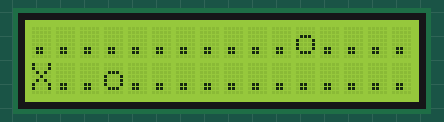
Recording of a sketch running on a simulated Arduino Uno, built with avr-gcc and run on an emulated ATmega328P. Parts: 16×2 character LCD. Random numbers use the default seed unless the sketch sets one.

Above: at 0.1 s.
At 1.6 s:
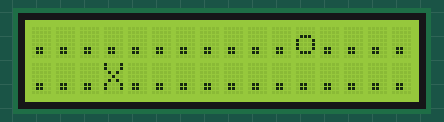
At 10.3 s:
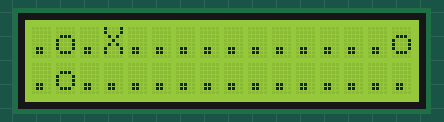
At 18.4 s:
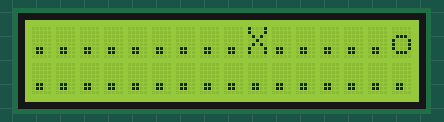
At 27.0 s:
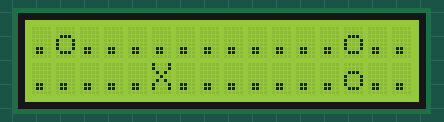
At 37.1 s:
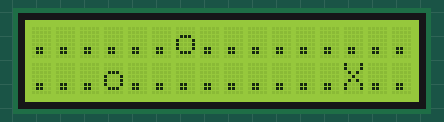

The sketch:

sketch_oct10a.ino
```cpp
#include <stdio.h>
#include <stdlib.h>
#include <time.h>
#include <LiquidCrystal.h>

#define board_height 2
#define board_width 16
#define garbage_value 10
#define game_turns 1000
#define garbage_interval 10
#define garbage_units 2

LiquidCrystal lcd(12, 7, 11, 5, 4, 3, 2);

char** board;
int robotx, roboty, score;
int dirx[4] = {-1, 0, 1, 0};
int diry[4] = {0, 1, 0, -1};

void init_board();

void del_board();

char** get_board();

void print_board();

void put_garbage(int, int);

void move_robot(int);

void load_garbage();

int fdm(char**);

int my_rand(int);

void setup() {
  lcd.begin(16,2);
}

void loop() {
    srand(time(NULL));
    init_board();
    int i;
    for(i = 0; i < game_turns; ++i) {
        if(i%garbage_interval == 0) { load_garbage(); }
        move_robot(fdm(get_board()));
        print_board();
        delay(500);
    }
}

void init_board() {
    board = (char**)malloc(board_height * sizeof(char*));
    int i, j;
    for(i = 0; i < board_height; ++i) {
        board[i] = (char*)malloc((board_width  + 1) * sizeof(char));
        for(j = 0; j < board_width; ++j) { board[i][j] = '.'; }
        board[i][board_width] = 0;
    }
    robotx = 0;
    roboty = 0;
    board[robotx][roboty] = 'X';
    score = 0;
}

void del_board() {
    int i;
    for(i = 0; i < board_height; ++i) { free(board[i]); }
    free(board);
}

char** get_board() { return board; }

void print_board() {
    lcd.clear();
    int i;
    for(i = 0; i < board_height; ++i) {
         lcd.setCursor(0, i);
         lcd.print(board[i]);
    }
    // printf("Score: %d\n", score);
}

void put_garbage(int x, int y) {
    if(board[x][y] == '.') { board[x][y] = 'o'; }
    else if(board[x][y] == 'X') { score += garbage_value; }
 }

void move_robot(int dir) {
    board[robotx][roboty] = '.';
    robotx += dirx[dir];
    roboty += diry[dir];
    if(robotx < 0) { robotx = 0; }
    else if(robotx >= board_height) { robotx = board_height - 1; }
    if(roboty < 0) { roboty = 0; }
    else if(roboty >= board_width) { roboty = board_width - 1; }
    if(board[robotx][roboty] == 'o') { score += garbage_value; }
    board[robotx][roboty] = 'X';
}

void load_garbage() {
    int j, x, y;
    for(j = 0; j < garbage_units; ++j) {
        int r1 = my_rand(board_height);
        int r2 = my_rand(board_width);
        put_garbage((r1 + (1 - j%2)*3*j)%board_height, (r2 + (j%2)*3*j)%board_width);
    }
}

int fdm(char** board) {
    int i, j, x, y;

    for(i = 0; i < board_height; ++i)
        for(j = 0; j < board_width; ++j)
            if(board[i][j] == 'X') { x = i; y = j; }

    int best = -1, mov = 0;

    for(i = 0; i < board_height; ++i)
        for(j = 0; j < board_width; ++j)
            if(board[i][j] == 'o') {
                int d = abs(i-x)+abs(j-y);
                if (best == -1 || d < best) {
                    best = d;
                    if (i == x)
                        mov = (y < j) ? 1 : 3;
                    else
                        mov = (x < i) ? 2 : 0;
                }
            }

    return mov;
}

int my_rand(int mod) {
    int d = rand();
    if(d < 0) { d *= -1; }
    return d % mod;
}
```

Measured:
- what the display in image 1 shows lasts 0.5 s, from 1.6 s to 2.1 s
